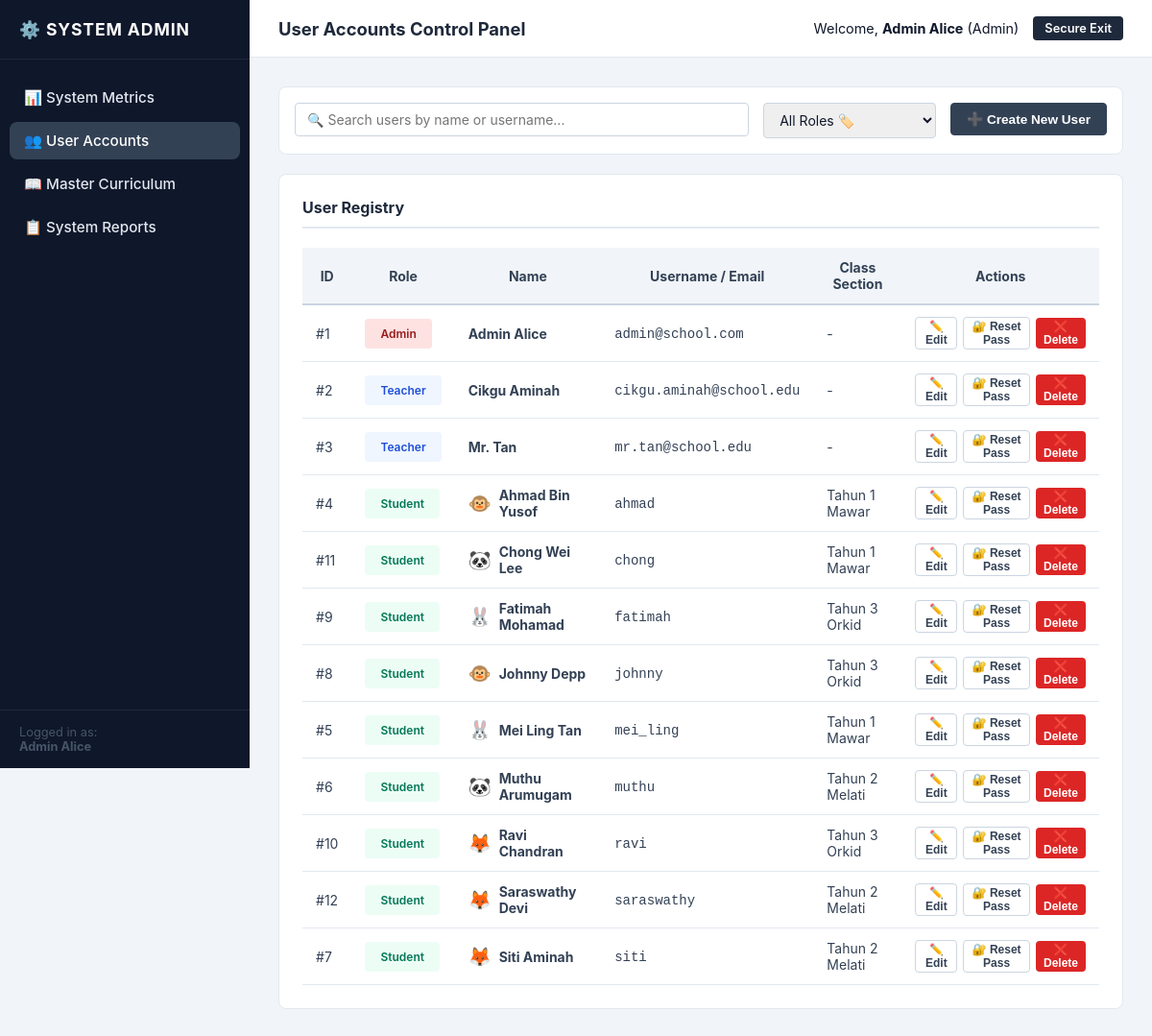
/admin/manage_users.php (signed in), run on the app's committed database.
### tables this page shows
CREATE TABLE IF NOT EXISTS users (
    user_id INT AUTO_INCREMENT PRIMARY KEY,
    username VARCHAR(100) NOT NULL UNIQUE COMMENT 'Student handle or Staff email',
    password_hash VARCHAR(255) NOT NULL COMMENT 'Bcrypt hash of student PIN or staff password',
    role ENUM('student', 'teacher', 'admin') NOT NULL COMMENT 'System access permission level',
    full_name VARCHAR(100) NOT NULL COMMENT 'Display name shown in headers/dashboards',
    class_section VARCHAR(50) NULL COMMENT 'E.g., Standard 1A, Null for Staff',
    avatar_url VARCHAR(255) NULL COMMENT 'Asset path or SVG designation for student character',
    created_at TIMESTAMP DEFAULT CURRENT_TIMESTAMP
);

### admin/manage_users.php (the view, shortened to what this page needs)
<?php
require_once __DIR__ . '/../config/db.php';
$admin_name = $_SESSION['full_name'];
$users_list = [];
try {
    $stmt = $pdo->query("SELECT user_id, username, role, full_name, class_section, avatar_url FROM users WHERE username NOT LIKE 'class_placeholder_%' ORDER BY role DESC, full_name ASC");
    $users_list = $stmt->fetchAll();
} catch (PDOException $e) {
    $alert_danger = "Failed to connect and read user catalog records.";
}
?>
<!DOCTYPE html>
<html lang="en">
<head>
    <link rel="stylesheet" href="../assets/css/admin.css">
</head>
<body>
    <div class="admin-sidebar">
        <div class="sidebar-header">
            ⚙️ System Admin
        </div>
        <ul class="sidebar-nav">
            <li class="sidebar-nav-item">
                <a href="dashboard.php" class="sidebar-nav-link">📊 System Metrics</a>
            </li>
            <li class="sidebar-nav-item">
                <a href="manage_users.php" class="sidebar-nav-link active">👥 User Accounts</a>
            </li>
            <li class="sidebar-nav-item">
                <a href="manage_curriculum.php" class="sidebar-nav-link">📖 Master Curriculum</a>
            </li>
            <li class="sidebar-nav-item">
                <a href="system_reports.php" class="sidebar-nav-link">📋 System Reports</a>
            </li>
        </ul>
        <div class="sidebar-footer">
            Logged in as:<br>
            <strong><?php echo htmlspecialchars($admin_name); ?></strong>
        </div>
    </div>
    <div class="admin-main-viewport">
        <div class="admin-header-bar">
            <div class="admin-header-title">User Accounts Control Panel</div>
            <div class="admin-header-user">
                <span>Welcome, <strong><?php echo htmlspecialchars($admin_name); ?></strong> (Admin)</span>
                <a href="../auth/logout.php" class="admin-logout-btn">Secure Exit</a>
            </div>
        </div>
        <div class="admin-main-content">
            <div class="table-toolbar">
                <div class="search-box">
                    <input type="text" id="user_search" class="admin-form-control" placeholder="🔍 Search users by name or username...">
                </div>
                <div class="filter-box">
                    <select id="user_role_filter" class="admin-form-control">
                        <option value="">All Roles 🏷️</option>
                    </select>
                </div>
                <div>
                    <button class="btn-admin btn-admin-primary" onclick="openCreateModal()">
                        ➕ Create New User
                    </button>
                </div>
            </div>
            <div class="admin-panel-card">
                <div class="admin-panel-title">User Registry</div>
                <div style="overflow-x: auto;">
                    <table class="admin-dense-table" id="users_table">
                        <thead>
                            <tr>
                                <th>ID</th>
                                <th>Role</th>
                                <th>Name</th>
                                <th>Username / Email</th>
                                <th>Class Section</th>
                                <th>Actions</th>
                            </tr>
                        </thead>
                        <tbody>
                            <?php foreach ($users_list as $usr): ?>
                                <tr class="user-row"
                                    data-name="<?php echo htmlspecialchars(strtolower($usr['full_name'])); ?>"
                                    data-username="<?php echo htmlspecialchars(strtolower($usr['username'])); ?>"
                                    data-role="<?php echo htmlspecialchars($usr['role']); ?>">
                                    <td>#<?php echo $usr['user_id']; ?></td>
                                    <td>
                                        <?php if ($usr['role'] === 'admin'): ?>
                                            <span class="btn-admin" style="background-color: #fee2e2; color: #991b1b; border: none; cursor: default; font-size: 0.75rem;">Admin</span>
                                        <?php elseif ($usr['role'] === 'teacher'): ?>
                                            <span class="btn-admin" style="background-color: #eff6ff; color: #1d4ed8; border: none; cursor: default; font-size: 0.75rem;">Teacher</span>
                                        <?php else: ?>
                                            <span class="btn-admin" style="background-color: #ecfdf5; color: #047857; border: none; cursor: default; font-size: 0.75rem;">Student</span>
                                        <?php endif; ?>
                                    </td>
                                    <td>
                                        <div style="display: flex; align-items: center; gap: 8px;">
                                            <?php if ($usr['role'] === 'student'):
                                                $avatar = $usr['avatar_url'] ?: 'monkey';
                                                $emoji = '🐵';
                                                if ($avatar === 'bunny') $emoji = '🐰';
                                                elseif ($avatar === 'panda') $emoji = '🐼';
                                                elseif ($avatar === 'fox') $emoji = '🦊';
                                            ?>
                                                <span style="font-size: 1.2rem;"><?php echo $emoji; ?></span>
                                            <?php endif; ?>
                                            <strong><?php echo htmlspecialchars($usr['full_name']); ?></strong>
                                        </div>
                                    </td>
                                    <td><code><?php echo htmlspecialchars($usr['username']); ?></code></td>
                                    <td><?php echo htmlspecialchars($usr['class_section'] ?: '-'); ?></td>
                                    <td>
                                        <div style="display: flex; gap: 6px;">
                                            <button class="btn-admin" style="padding: 2px 8px; font-size: 0.75rem;"
                                                    onclick="openEditModal(<?php echo $usr['user_id']; ?>, '<?php echo addslashes($usr['full_name']); ?>', '<?php echo addslashes($usr['username']); ?>', '<?php echo $usr['role']; ?>', '<?php echo addslashes($usr['class_section'] ?: ''); ?>', '<?php echo $usr['avatar_url'] ?: ''; ?>')">
                                                ✏️ Edit
                                            </button>
                                            <button class="btn-admin" style="padding: 2px 8px; font-size: 0.75rem;"
                                                    onclick="openResetModal(<?php echo $usr['user_id']; ?>, '<?php echo addslashes($usr['full_name']); ?>')">
                                                🔐 Reset Pass
                                            </button>
                                            <form method="POST" action="manage_users.php" onsubmit="return confirm('Are you sure you want to delete this user?');" style="display: inline;">
                                                <button type="submit" class="btn-admin btn-admin-danger" style="padding: 2px 8px; font-size: 0.75rem; border: none;">
                                                    ❌ Delete
                                                </button>
                                            </form>
                                        </div>
                                    </td>
                                </tr>
                            <?php endforeach; ?>
                        </tbody>
                    </table>
                </div>
            </div>
        </div>
    </div>
</body>
</html>

### assets/css/admin.css (style rules this page uses)
:root { --admin-sidebar-width: 260px; --color-slate-900: #0f172a; --color-slate-800: #1e293b; --color-slate-700: #334155; --color-slate-600: #475569; --color-slate-200: #e2e8f0; --color-slate-100: #f1f5f9; --color-border: #cbd5e1; --color-success: #059669; --color-warning: #d97706; --color-danger: #dc2626; --radius-md: 8px; --radius-sm: 4px; }
* { box-sizing: border-box; margin: 0; padding: 0; }
body { font-family: -apple-system, BlinkMacSystemFont, "Segoe UI", Roboto, sans-serif; background-color: var(--color-slate-100); color: var(--color-slate-900); display: flex; min-height: 100vh; }
.admin-sidebar { width: var(--admin-sidebar-width); background-color: var(--color-slate-900); color: white; position: fixed; height: 100vh; left: 0; top: 0; display: flex; flex-direction: column; z-index: 100; }
.sidebar-header { padding: 20px; font-size: 1.1rem; font-weight: 700; letter-spacing: 0.05em; border-bottom: 1px solid var(--color-slate-800); text-transform: uppercase; }
.sidebar-nav { list-style: none; padding: 20px 10px; flex-grow: 1; }
.sidebar-nav-item { margin-bottom: 6px; }
.sidebar-nav-link { display: flex; align-items: center; gap: 10px; padding: 10px 15px; color: var(--color-slate-200); text-decoration: none; font-size: 0.95rem; font-weight: 500; border-radius: var(--radius-md); transition: background-color 0.2s ease; }
.sidebar-nav-link.active { background-color: var(--color-slate-700); color: white; }
.sidebar-footer { padding: 15px 20px; border-top: 1px solid var(--color-slate-800); font-size: 0.8rem; color: var(--color-slate-600); }
.admin-main-viewport { margin-left: var(--admin-sidebar-width); flex-grow: 1; display: flex; flex-direction: column; min-width: 0; }
.admin-header-bar { height: 60px; background-color: white; border-bottom: 1px solid var(--color-slate-200); display: flex; align-items: center; justify-content: space-between; padding: 0 30px; }
.admin-header-title { font-size: 1.15rem; font-weight: 700; color: var(--color-slate-800); }
.admin-header-user { display: flex; align-items: center; gap: 15px; font-size: 0.9rem; }
.admin-logout-btn { text-decoration: none; padding: 5px 12px; background-color: var(--color-slate-800); color: white; border-radius: var(--radius-sm); font-weight: 600; font-size: 0.8rem; transition: background-color 0.2s ease; }
.admin-main-content { padding: 30px; max-width: 1300px; width: 100%; margin: 0 auto; }
.admin-panel-card { background-color: white; border: 1px solid var(--color-slate-200); border-radius: var(--radius-md); padding: 24px; margin-bottom: 30px; }
.admin-panel-title { font-size: 1rem; font-weight: 700; color: var(--color-slate-800); border-bottom: 2px solid var(--color-slate-200); padding-bottom: 10px; margin-bottom: 20px; display: flex; justify-content: space-between; align-items: center; }
.admin-dense-table { width: 100%; border-collapse: collapse; font-size: 0.875rem; }
.admin-dense-table th { background-color: var(--color-slate-100); color: var(--color-slate-700); font-weight: 700; padding: 12px 14px; border-bottom: 2px solid var(--color-border); position: sticky; top: 0; }
.admin-dense-table td { padding: 12px 14px; border-bottom: 1px solid var(--color-slate-200); color: var(--color-slate-700); }
.btn-admin { padding: 8px 16px; font-size: 0.85rem; font-weight: 600; border-radius: var(--radius-sm); border: 1px solid var(--color-border); background-color: white; color: var(--color-slate-700); cursor: pointer; text-decoration: none; transition: all 0.15s ease; display: inline-flex; align-items: center; gap: 6px; }
.btn-admin-primary { background-color: var(--color-slate-700); color: white; border-color: var(--color-slate-700); }
.btn-admin-danger { background-color: var(--color-danger); color: white; border-color: var(--color-danger); }
.admin-form-control { width: 100%; padding: 8px 12px; border-radius: var(--radius-sm); border: 1px solid var(--color-border); font-family: inherit; font-size: 0.875rem; color: var(--color-slate-900); }

### admin/manage_users.php (style rules this page uses)
.table-toolbar { display: flex; gap: 15px; margin-bottom: 20px; flex-wrap: wrap; background-color: white; padding: 16px; border-radius: var(--radius-md); border: 1px solid var(--color-slate-200); }
.search-box { flex-grow: 1; min-width: 250px; }
.filter-box { width: 180px; }

### data on the page
users: user_id "1", role "Admin", full_name "Admin Alice", username "admin@school.com", class_section "-"
users: user_id "2", role "Teacher", full_name "Cikgu Aminah", username "cikgu.aminah@school.edu", class_section "-"
users: user_id "3", role "Teacher", full_name "Mr. Tan", username "mr.tan@school.edu", class_section "-"
users: user_id "4", shows "Student", role "🐵", full_name "Ahmad Bin Yusof", username "ahmad", class_section "Tahun 1 Mawar"
users: user_id "11", role "Student", avatar_url "🐼", full_name "Chong Wei Lee", username "chong", class_section "Tahun 1 Mawar"
users: user_id "9", role "Student", avatar_url "🐰", full_name "Fatimah Mohamad", username "fatimah", class_section "Tahun 3 Orkid"
users: user_id "8", shows "Student", role "🐵", full_name "Johnny Depp", username "johnny", class_section "Tahun 3 Orkid"
users: user_id "5", role "Student", avatar_url "🐰", full_name "Mei Ling Tan", username "mei_ling", class_section "Tahun 1 Mawar"
users: user_id "6", role "Student", avatar_url "🐼", full_name "Muthu Arumugam", username "muthu", class_section "Tahun 2 Melati"
users: user_id "10", role "Student", avatar_url "🦊", full_name "Ravi Chandran", username "ravi", class_section "Tahun 3 Orkid"
users: user_id "12", role "Student", avatar_url "🦊", full_name "Saraswathy Devi", username "saraswathy", class_section "Tahun 2 Melati"
users: user_id "7", role "Student", avatar_url "🦊", full_name "Siti Aminah", username "siti", class_section "Tahun 2 Melati"

### other printed values
$admin_name "Admin Alice"
